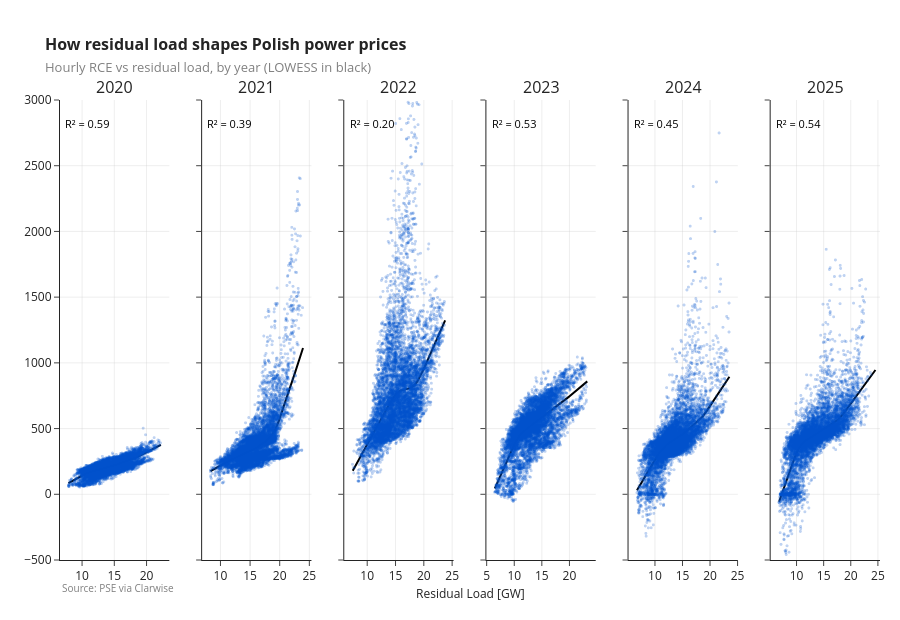

Notebook source saved alongside this figure:
### Markdown cell above
## Figure 1 — Year-by-year scatter with LOWESS fit

Hourly market price (PLN/MWh) vs residual load (GW), one panel per available year. The
black line is a LOWESS smoother.

### Code cell
rng = np.random.default_rng(0)
n_years = len(years_sorted)
cols = min(6, n_years) if n_years else 1
rows = max(1, (n_years + cols - 1) // cols)
fig1 = make_subplots(
    rows=rows,
    cols=cols,
    subplot_titles=[str(y) for y in years_sorted],
    shared_yaxes=True,
    shared_xaxes=False,
    horizontal_spacing=0.04,
    vertical_spacing=0.10,
)

year_stats = []
for i, yr in enumerate(years_sorted):
    r, c = i // cols + 1, i % cols + 1
    sub = df[df["year"] == yr]
    sample = sub.sample(min(len(sub), 8000), random_state=0)
    fig1.add_trace(
        go.Scattergl(
            x=sample["residual_load_gw"],
            y=sample["rce"],
            mode="markers",
            marker=dict(size=3, opacity=0.25, color="#0052CC"),
            showlegend=False,
            name=str(yr),
        ),
        row=r,
        col=c,
    )
    ex, ey, r2 = lowess_smooth(
        sub["residual_load_gw"].values, sub["rce"].values, frac=0.3
    )
    if ex is not None:
        fig1.add_trace(
            go.Scatter(
                x=ex,
                y=ey,
                mode="lines",
                line=dict(color="black", width=2),
                showlegend=False,
                name=f"{yr} LOWESS",
            ),
            row=r,
            col=c,
        )
        fig1.add_annotation(
            text=f"R² = {r2:.2f}",
            xref=f"x{i+1} domain" if i else "x domain",
            yref=f"y{i+1} domain" if i else "y domain",
            x=0.03,
            y=0.97,
            xanchor="left",
            yanchor="top",
            showarrow=False,
            font=dict(size=11, color="black"),
        )
    year_stats.append(
        {
            "year": int(yr),
            "r2_lowess": r2,
            "median_price_pln": float(sub["rce"].median()),
            "pct_hours_le_0": float((sub["rce"] <= 0).mean() * 100),
            "neg_price_hours": int((sub["rce"] <= 0).sum()),
            "n_hours": int(len(sub)),
        }
    )

fig1.update_yaxes(range=[-500, 3000])
fig1.update_xaxes(
    showgrid=True, gridcolor="rgba(200,200,200,0.3)", zeroline=False
)
fig1.update_yaxes(
    showgrid=True, gridcolor="rgba(200,200,200,0.3)", zeroline=False
)
fig1.update_layout(
    title=dict(
        text=(
            "<span style='font-size:16px;font-weight:bold'>How residual load shapes Polish power prices</span>"
            "<br><span style='font-size:13px;color:gray'>Hourly RCE vs residual load, by year (LOWESS in black)</span>"
        )
    ),
    template="simple_white",
    plot_bgcolor="#ffffff",
    paper_bgcolor="#ffffff",
    height=620 * rows,
    margin=dict(t=100, b=60, l=60, r=20),
)
fig1.add_annotation(
    text="Source: PSE via Clarwise",
    xref="paper",
    yref="paper",
    x=0.0,
    y=-0.08,
    xanchor="left",
    showarrow=False,
    font=dict(size=10, color="gray"),
)
fig1.add_annotation(
    text="Residual Load [GW]",
    x=0.5,
    y=-0.05,
    xref="paper",
    yref="paper",
    xanchor="center",
    yanchor="top",
    showarrow=False,
)
fig1.show()

### Figure 1 — Plotly figure (JSON) as saved in the notebook; plotly's stock layout.template omitted (floating-point values rounded to 4 significant figures; data arrays with more than 128 entries replaced by an {"elided": "..."} marker saying what was removed)
{"data": [{"marker": {"color": "#0052CC", "opacity": 0.25, "size": 3}, "mode": "markers", "name": "2020", "showlegend": false, "type": "scattergl", "x": {"elided": "8000 float values"}, "xaxis": "x", "y": {"elided": "8000 float values"}, "yaxis": "y"}, {"line": {"color": "black", "width": 2}, "mode": "lines", "name": "2020 LOWESS", "showlegend": false, "type": "scatter", "x": {"elided": "8781 float values"}, "xaxis": "x", "y": {"elided": "8781 float values"}, "yaxis": "y"}, {"marker": {"color": "#0052CC", "opacity": 0.25, "size": 3}, "mode": "markers", "name": "2021", "showlegend": false, "type": "scattergl", "x": {"elided": "8000 float values"}, "xaxis": "x2", "y": {"elided": "8000 float values"}, "yaxis": "y2"}, {"line": {"color": "black", "width": 2}, "mode": "lines", "name": "2021 LOWESS", "showlegend": false, "type": "scatter", "x": {"elided": "8757 float values"}, "xaxis": "x2", "y": {"elided": "8757 float values"}, "yaxis": "y2"}, {"marker": {"color": "#0052CC", "opacity": 0.25, "size": 3}, "mode": "markers", "name": "2022", "showlegend": false, "type": "scattergl", "x": {"elided": "8000 float values"}, "xaxis": "x3", "y": {"elided": "8000 float values"}, "yaxis": "y3"}, {"line": {"color": "black", "width": 2}, "mode": "lines", "name": "2022 LOWESS", "showlegend": false, "type": "scatter", "x": {"elided": "8757 float values"}, "xaxis": "x3", "y": {"elided": "8757 float values"}, "yaxis": "y3"}, {"marker": {"color": "#0052CC", "opacity": 0.25, "size": 3}, "mode": "markers", "name": "2023", "showlegend": false, "type": "scattergl", "x": {"elided": "8000 float values"}, "xaxis": "x4", "y": {"elided": "8000 float values"}, "yaxis": "y4"}, {"line": {"color": "black", "width": 2}, "mode": "lines", "name": "2023 LOWESS", "showlegend": false, "type": "scatter", "x": {"elided": "8757 float values"}, "xaxis": "x4", "y": {"elided": "8757 float values"}, "yaxis": "y4"}, {"marker": {"color": "#0052CC", "opacity": 0.25, "size": 3}, "mode": "markers", "name": "2024", "showlegend": false, "type": "scattergl", "x": {"elided": "8000 float values"}, "xaxis": "x5", "y": {"elided": "8000 float values"}, "yaxis": "y5"}, {"line": {"color": "black", "width": 2}, "mode": "lines", "name": "2024 LOWESS", "showlegend": false, "type": "scatter", "x": {"elided": "8759 float values"}, "xaxis": "x5", "y": {"elided": "8759 float values"}, "yaxis": "y5"}, {"marker": {"color": "#0052CC", "opacity": 0.25, "size": 3}, "mode": "markers", "name": "2025", "showlegend": false, "type": "scattergl", "x": {"elided": "8000 float values"}, "xaxis": "x6", "y": {"elided": "8000 float values"}, "yaxis": "y6"}, {"line": {"color": "black", "width": 2}, "mode": "lines", "name": "2025 LOWESS", "showlegend": false, "type": "scatter", "x": {"elided": "8760 float values"}, "xaxis": "x6", "y": {"elided": "8760 float values"}, "yaxis": "y6"}], "layout": {"annotations": [{"font": {"size": 16}, "showarrow": false, "text": "2020", "x": 0.06667, "xanchor": "center", "xref": "paper", "y": 1, "yanchor": "bottom", "yref": "paper"}, {"font": {"size": 16}, "showarrow": false, "text": "2021", "x": 0.24, "xanchor": "center", "xref": "paper", "y": 1, "yanchor": "bottom", "yref": "paper"}, {"font": {"size": 16}, "showarrow": false, "text": "2022", "x": 0.4133, "xanchor": "center", "xref": "paper", "y": 1, "yanchor": "bottom", "yref": "paper"}, {"font": {"size": 16}, "showarrow": false, "text": "2023", "x": 0.5867, "xanchor": "center", "xref": "paper", "y": 1, "yanchor": "bottom", "yref": "paper"}, {"font": {"size": 16}, "showarrow": false, "text": "2024", "x": 0.76, "xanchor": "center", "xref": "paper", "y": 1, "yanchor": "bottom", "yref": "paper"}, {"font": {"size": 16}, "showarrow": false, "text": "2025", "x": 0.9333, "xanchor": "center", "xref": "paper", "y": 1, "yanchor": "bottom", "yref": "paper"}, {"font": {"color": "black", "size": 11}, "showarrow": false, "text": "R² = 0.59", "x": 0.03, "xanchor": "left", "xref": "x domain", "y": 0.97, "yanchor": "top", "yref": "y domain"}, {"font": {"color": "black", "size": 11}, "showarrow": false, "text": "R² = 0.39", "x": 0.03, "xanchor": "left", "xref": "x2 domain", "y": 0.97, "yanchor": "top", "yref": "y2 domain"}, {"font": {"color": "black", "size": 11}, "showarrow": false, "text": "R² = 0.20", "x": 0.03, "xanchor": "left", "xref": "x3 domain", "y": 0.97, "yanchor": "top", "yref": "y3 domain"}, {"font": {"color": "black", "size": 11}, "showarrow": false, "text": "R² = 0.53", "x": 0.03, "xanchor": "left", "xref": "x4 domain", "y": 0.97, "yanchor": "top", "yref": "y4 domain"}, {"font": {"color": "black", "size": 11}, "showarrow": false, "text": "R² = 0.45", "x": 0.03, "xanchor": "left", "xref": "x5 domain", "y": 0.97, "yanchor": "top", "yref": "y5 domain"}, {"font": {"color": "black", "size": 11}, "showarrow": false, "text": "R² = 0.54", "x": 0.03, "xanchor": "left", "xref": "x6 domain", "y": 0.97, "yanchor": "top", "yref": "y6 domain"}, {"font": {"color": "gray", "size": 10}, "showarrow": false, "text": "Source: PSE via Clarwise", "x": 0, "xanchor": "left", "xref": "paper", "y": -0.08, "yref": "paper"}, {"showarrow": false, "text": "Residual Load [GW]", "x": 0.5, "xanchor": "center", "xref": "paper", "y": -0.05, "yanchor": "top", "yref": "paper"}], "height": 620, "margin": {"b": 60, "l": 60, "r": 20, "t": 100}, "paper_bgcolor": "#ffffff", "plot_bgcolor": "#ffffff", "title": {"text": "<span style='font-size:16px;font-weight:bold'>How residual load shapes Polish power prices</span><br><span style='font-size:13px;color:gray'>Hourly RCE vs residual load, by year (LOWESS in black)</span>"}, "xaxis": {"anchor": "y", "domain": [0, 0.1333], "gridcolor": "rgba(200,200,200,0.3)", "showgrid": true, "zeroline": false}, "xaxis2": {"anchor": "y2", "domain": [0.1733, 0.3067], "gridcolor": "rgba(200,200,200,0.3)", "showgrid": true, "zeroline": false}, "xaxis3": {"anchor": "y3", "domain": [0.3467, 0.48], "gridcolor": "rgba(200,200,200,0.3)", "showgrid": true, "zeroline": false}, "xaxis4": {"anchor": "y4", "domain": [0.52, 0.6533], "gridcolor": "rgba(200,200,200,0.3)", "showgrid": true, "zeroline": false}, "xaxis5": {"anchor": "y5", "domain": [0.6933, 0.8267], "gridcolor": "rgba(200,200,200,0.3)", "showgrid": true, "zeroline": false}, "xaxis6": {"anchor": "y6", "domain": [0.8667, 1], "gridcolor": "rgba(200,200,200,0.3)", "showgrid": true, "zeroline": false}, "yaxis": {"anchor": "x", "domain": [0, 1], "gridcolor": "rgba(200,200,200,0.3)", "range": [-500, 3000], "showgrid": true, "zeroline": false}, "yaxis2": {"anchor": "x2", "domain": [0, 1], "gridcolor": "rgba(200,200,200,0.3)", "matches": "y", "range": [-500, 3000], "showgrid": true, "showticklabels": false, "zeroline": false}, "yaxis3": {"anchor": "x3", "domain": [0, 1], "gridcolor": "rgba(200,200,200,0.3)", "matches": "y", "range": [-500, 3000], "showgrid": true, "showticklabels": false, "zeroline": false}, "yaxis4": {"anchor": "x4", "domain": [0, 1], "gridcolor": "rgba(200,200,200,0.3)", "matches": "y", "range": [-500, 3000], "showgrid": true, "showticklabels": false, "zeroline": false}, "yaxis5": {"anchor": "x5", "domain": [0, 1], "gridcolor": "rgba(200,200,200,0.3)", "matches": "y", "range": [-500, 3000], "showgrid": true, "showticklabels": false, "zeroline": false}, "yaxis6": {"anchor": "x6", "domain": [0, 1], "gridcolor": "rgba(200,200,200,0.3)", "matches": "y", "range": [-500, 3000], "showgrid": true, "showticklabels": false, "zeroline": false}}}
